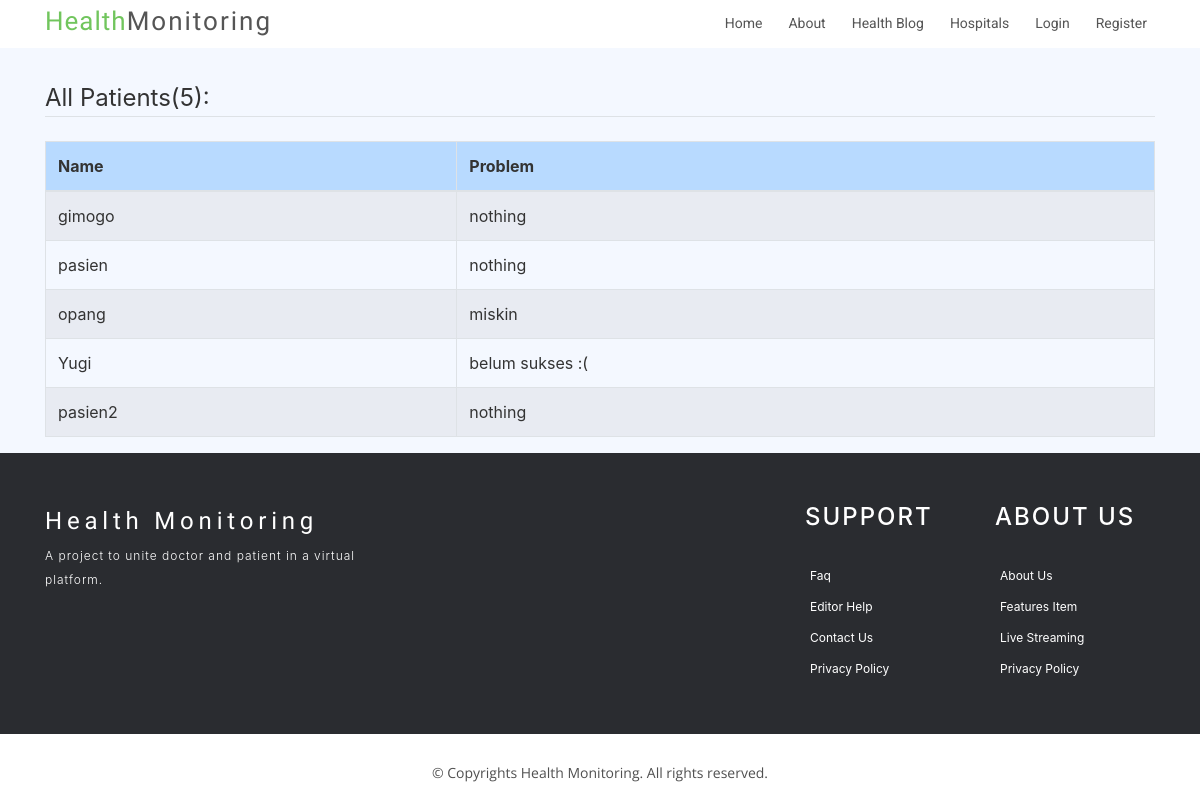
The app's page /patients/ with its own data.
### users/models.py (models this page shows, shortened)
class Patient(models.Model):
    user = models.OneToOneField(User, on_delete=models.CASCADE)
    image = models.ImageField(default='profile_pics/default.jpg', upload_to='profile_pics')
    date_registered = models.DateTimeField(default=timezone.now)
    health_problem = models.TextField(max_length = 200, default = 'nothing')
    height = models.FloatField(null = True)
    weight = models.FloatField(null = True)

class User(AbstractUser):
    is_patient = models.BooleanField('patient status', default=False)
    is_doctor = models.BooleanField('doctor status', default=False)

### users/views.py (the view)
# urls.py: path('patients/', PatientListView.as_view(), name = 'patients'),
class PatientListView(ListView):
    model = Patient
    context_object_name = 'patients'

### users/templates/users/patient_list.html
{% extends "home/base.html" %}
{% load crispy_forms_tags %}
{% block content %}
  <legend class="border-bottom mb-4">All Patients({{patients.count }}): </legend>
  <table class="table table-hover table-bordered table-striped">
    <thead>
      <tr class="table-primary">
        <th>Name</th>
        <th>Problem</th>
      </tr>
    </thead>
    <tbody>
      {% for patient in patients %}
      <tr>
        <td>{{patient.user.username}}</td>
        <td>{{patient.health_problem}}</td>
      </tr>
      {% endfor %}
    </tbody>
  </table>
{% endblock content %}

### home/static/home/main.css (style rules this page uses)
body { background-color:#f4f8ff; color: #333; margin-top: 5rem; }

### records on screen
Patient: user.username "gimogo", health_problem "nothing"
Patient: user.username "pasien", health_problem "nothing"
Patient: user.username "opang", health_problem "miskin"
Patient: user.username "Yugi", health_problem "belum sukses :("
Patient: user.username "pasien2", health_problem "nothing"

### other values on screen
{{ patients.count }} "5"
